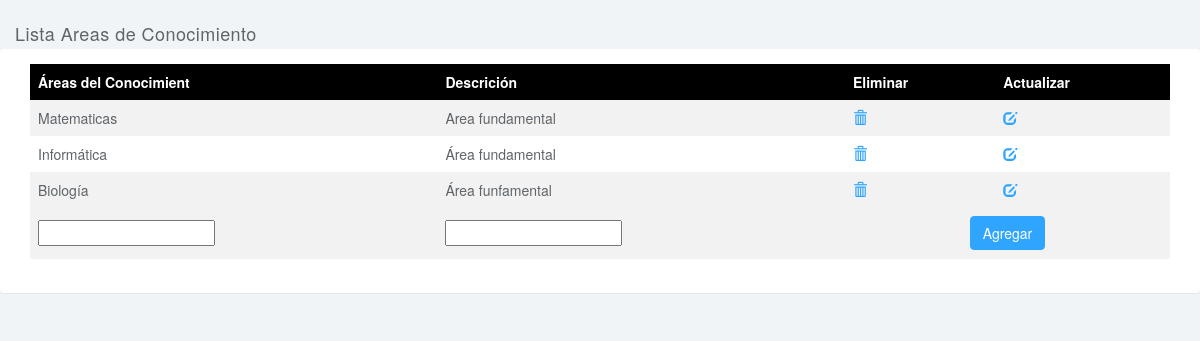
Screenshot of /admin/areasconocimiento.php with the database file from the repository.
### tables this page shows
CREATE TABLE IF NOT EXISTS `areas_conocimiento` (
  `id_area_conocimiento` int(11) NOT NULL AUTO_INCREMENT,
  `nombre_area_conocimiento` varchar(45) DEFAULT NULL,
  `descripcion_area_conocimiento` varchar(45) DEFAULT NULL,
  PRIMARY KEY (`id_area_conocimiento`)
);

### admin/areasconocimiento.php (the view, shortened to what this page needs)
<!DOCTYPE html>
<html lang="en">
<head>
<link href="css/bootstrap.min.css" rel="stylesheet">
<link href="css/styles.css" rel="stylesheet">
</head>
<body>
<div class="row">
	<div class="col-lg-12">
		<div class="panel-heading">
		Lista Areas de Conocimiento
		</div>
		<div class="login-panel panel panel-default">
			<div class="panel-body">
				<div style="overflow-x:auto;">
					<div class="col-lg-12">
						<div class="panel panel-default">
							<table>
								<tr>
									<th data-field="areasc" data-sortable="true" >Áreas del Conocimient</th>
									<th data-field="descripcion" data-sortable="true">Descrición</th>
									<th data-field="eliminar"  data-sortable="true">Eliminar</th>
									<th data-field="actualizar" data-sortable="true">Actualizar</th>
								</tr>
		<?php
		include ("../conex/conexion.php");
			$registros=mysqli_query($conexion, "SELECT * FROM areas_conocimiento ")or die ("Problemas en la consulta");
			while ($reg=mysqli_fetch_array($registros)){
				echo "<tr><td>".$reg['nombre_area_conocimiento']."</td><td>".$reg['descripcion_area_conocimiento']."</td><td><a href=./eliminararea.php?id=".$reg['id_area_conocimiento']."><span class='glyphicon glyphicon-trash'></span></a></td><td><a href=./frmactualizararea.php?id=".$reg['id_area_conocimiento']."><span class='glyphicon glyphicon-edit'></span></a></td></tr>";
			}
	    ?>
		<form  action="addarea.php" method="POST">
		<tr>
		<td><input type="text"  name="area"></td>
		<td><input type="text"  name="descripcion"></td>
		<td colspan=2><center><input type="submit" class="btn btn-primary" value="Agregar"></center></td>
		</tr>
		</form>
		</table>
	</body>
</html>

### admin/css/styles.css (style rules this page uses)
body { background: #f1f4f7; padding-top: 23px; color: #5f6468; }
a, a:hover, a:focus { color: #30a5ff; }
.btn-primary, .btn-primary:hover, .btn-primary:focus, .btn-primary:active, .btn-primary.active, .open > .dropdown-toggle.btn-primary, .btn-primary.disabled, .btn-primary[disabled], fieldset[disabled] .btn-primary, .btn-primary.disabled:hover, .btn-primary[disabled]:hover, fieldset[disabled] .btn-primary:hover, .btn-primary.disabled:focus, .btn-primary[disabled]:focus, fieldset[disabled] .btn-primary:focus, .btn-primary.disabled:active, .btn-primary[disabled]:active, fieldset[disabled] .btn-primary:active, .btn-primary.disabled.active, .btn-primary[disabled].active, fieldset[disabled] .btn-primary.active { background-color: #30a5ff; border-color: #30a5ff; }
.panel { border: 0; }
.panel-heading { font-size: 18px; font-weight: 300; letter-spacing: 0.025em; height: 26px; line-height: 0px; }

### admin/areasconocimiento.php (style rules this page uses)
table { border-collapse: collapse; width: 100%; }
th { background-color: #000000; color: white; }
th, td { text-align: left; padding: 8px; }
tr:nth-child(even) { background-color: #f2f2f2 }

### rows the page displays
areas_conocimiento: nombre_area_conocimiento "Matematicas", descripcion_area_conocimiento "Area fundamental"
areas_conocimiento: nombre_area_conocimiento "Informática", descripcion_area_conocimiento "Área fundamental"
areas_conocimiento: nombre_area_conocimiento "Biología", descripcion_area_conocimiento "Área funfamental"
